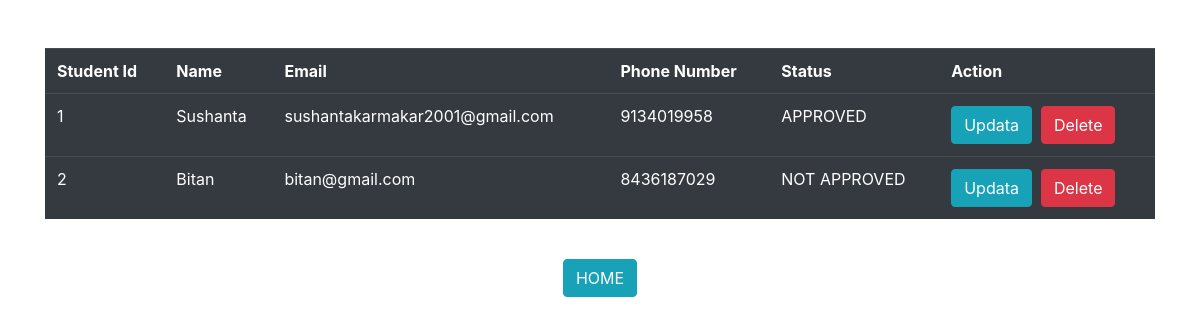
Screenshot of /studentdetails.php with the database file from the repository.
### tables this page shows
CREATE TABLE `students` (
  `id` bigint(20) NOT NULL,
  `name` varchar(250) NOT NULL,
  `email` varchar(250) NOT NULL,
  `password` mediumtext NOT NULL,
  `phone` bigint(20) NOT NULL,
  `status` varchar(250) NOT NULL
);

### studentdetails.php (the view, shortened to what this page needs)
<html>
<head>
  <link rel="stylesheet" href="https://maxcdn.bootstrapcdn.com/bootstrap/4.5.2/css/bootstrap.min.css">
</head>
<body>
<?php
include('db.php');
$query=mysqli_query($sql,"select * from students");
?>
<br>
<br>
<div class="container">
<table class="table table-dark table-hover">
<tr>
<th>Student Id</th>
<th>Name</th>
<th>Email</th>
<th>Phone Number</th>
<th>Status</th>
<th>Action</th>
</tr>
<?php
while($row=mysqli_fetch_array($query))
{
?>
<tr>
<td><?php echo $row['id']; ?></td>
<td><?php echo $row['name']; ?></td>
<td><?php echo $row['email']; ?></td>
<td><?php echo $row['phone']; ?></td>
<td><?php echo $row['status']; ?></td>
<td><a href="update.php?id=<?php echo $row['id']; ?>& un=<?php echo $row['name']; ?>& em=<?php echo $row['email']; ?>& ph=<?php echo $row['phone']; ?>& st=<?php echo $row['status']; ?>" class="btn btn-info" role="button">Updata</a>&nbsp <a href="delete.php?id=<?php echo $row['id']; ?>" class="btn btn-danger" role="button">Delete</a></td>
</tr>
<?php
}
?>
</table>
</div>
<div class="container" style="text-align:center">
<form action="adminpanel.php">
<br><input type="submit" name="home" class="btn btn-info" value="HOME" >
</form>
</div>
</body>
</html>

### rows the page displays
students: id "1", name "Sushanta", email "sushantakarmakar2001@gmail.com", phone "9134019958", status "APPROVED"
students: id "2", name "Bitan", email "bitan@gmail.com", phone "8436187029", status "NOT APPROVED"
